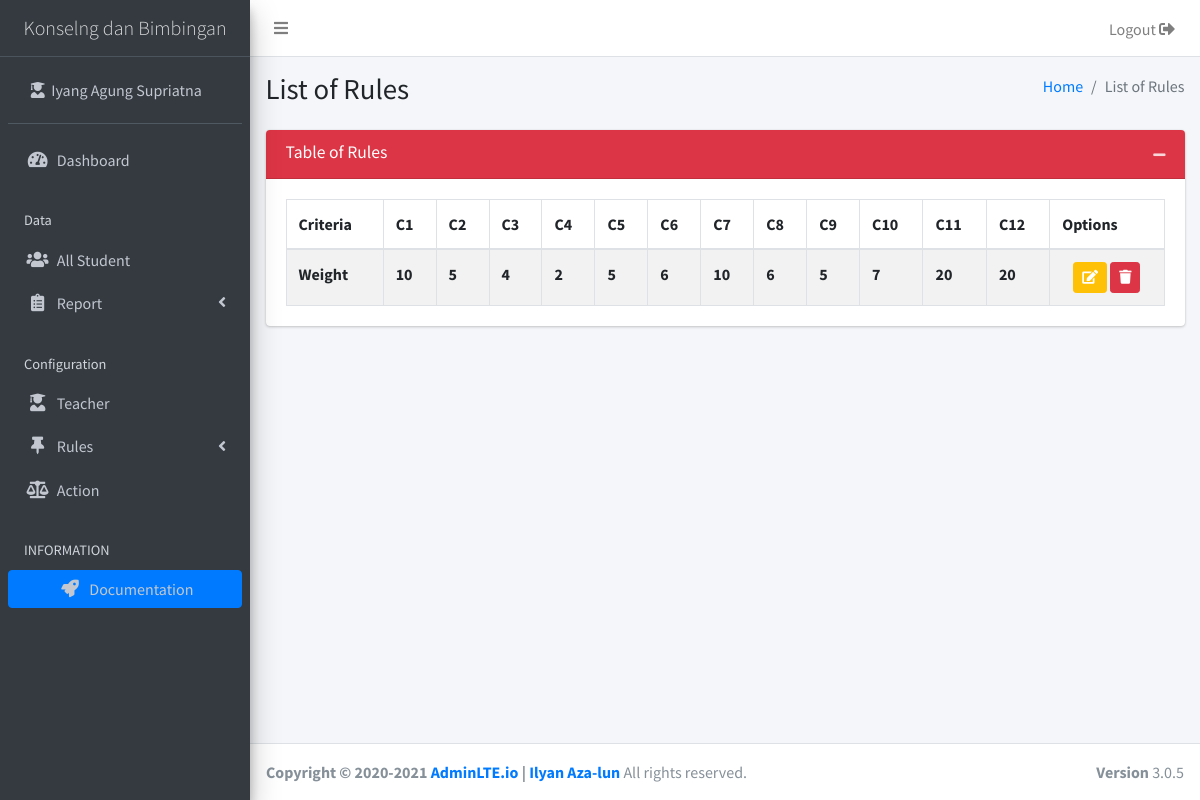
The page /violation (signed in) on the database its author committed.
### tables this page shows
CREATE TABLE `tbl_configuration` (
  `variable` varchar(255) NOT NULL,
  `value` text NOT NULL
);

CREATE TABLE `tbl_criteria` (
  `id` varchar(255) NOT NULL,
  `name` varchar(255) NOT NULL,
  `type` varchar(255) NOT NULL,
  `weight` float NOT NULL
);

### _app/controllers/Violation.php (called while the page is built, shortened)
<?php
class Violation extends Controller
{
	function __construct()
	{
		$this->request = $this->model('M_home');
		foreach ($this->request->load_configuration() as $key) {
			if("title"==$key['variable']){
				$this->title = $key['value'];
			};
		}
	}
	public function index()
	{
		$data['violation'] = $this->model('M_criteria')->select_criteria('violation');
		$this->view('components/_header');
		$this->view('components/sidebar');
		$this->view('components/content-header');
		$this->view('criteria/violation/index', $data);
		$this->view('components/content-footer');
		$this->view('components/_footer');
	}
}

### _app/core/App.php (called while the page is built, shortened)
<?php
class App
{
	protected $method = 'index';
	protected $params = [];
	function __construct(){
		$this->controller = new $this->controller;
		call_user_func_array([$this->controller, $this->method], $this->params);
	}
}

### index.php (called while the page is built, shortened)
<?php
	require_once '_app/init.php';
	new App;

### _app/init.php (called while the page is built, shortened)
<?php
	spl_autoload_register(function($class){
		$class = explode('\\', $class);
		$class = end($class);
	});

### _app/core/Database.php (called while the page is built, shortened)
<?php
class Database{
	private $host = DB_HOST;
	private $user = DB_USER;
	private $pass = DB_PASS;
	private $name = DB_NAME;
	private $dbh;
	private $stmt;
	public function __construct(){
		$dsn     = 'mysql:host='.$this->host.';dbname='.$this->name;
		$options = [
			PDO::ATTR_PERSISTENT =>true,
			PDO::ATTR_ERRMODE => PDO::ERRMODE_EXCEPTION
		];
		try {
			$this->dbh = new PDO($dsn, $this->user, $this->pass, $options);
		} catch (PDOException $e) {
			die($e->getMessage());
		}
	}
	public function query($query){
		$this->stmt = $this->dbh->prepare($query);
	}
	public function bind($param, $value, $type = null){
		if (is_null($type)) {
			switch (true) {
				default:
					$type = PDO::PARAM_STR;
					break;
			}
		}
		$this->stmt->bindValue($param, $value, $type);
	}
	public function execute(){
		$this->stmt->execute();
	}
	public function resultSet(){
		return $this->stmt->fetchAll(PDO::FETCH_ASSOC);
	}
}

### _app/models/M_home.php (called while the page is built, shortened)
<?php
class M_home{
	private $db;
	function __construct(){
		$this->db = new Database;
	}
	public function load_configuration(){
		$this->db->query('SELECT * FROM tbl_configuration');
		$this->db->execute();
		return $this->db->resultSet();
	}
}

### _app/models/M_criteria.php (called while the page is built, shortened)
<?php
class M_criteria
{
	private $db;
	function __construct(){
		$this->db = new Database;
	}
	public function select_criteria($type)
	{
		$this->db->query("
		SELECT `id`, `name`, `weight` FROM `tbl_criteria` WHERE `type` = :type ;");
		$this->db->bind('type', $type);
		$this->db->execute();
		return $this->db->resultSet();
	}
}

### _app/views/criteria/violation/index.php (the view, shortened to what this page needs)
<section class="content">
  <div class="container-fluid">
    <div class="row">
      <div class="col-12">
        <div class="card <?=(empty($data['violation'])?'collapse':'')?>">
          <div class="card-header bg-danger">
            <h3 class="card-title">Table of Rules</h3>
            <div class="card-tools">
              <button type="button" class="btn btn-tool" data-card-widget="collapse"><i class="fas fa-minus"></i></button>
            </div>
          </div>
          <div class="card-body">
            <table id="tbl_criteria" class="table table-bordered table-striped">
              <thead>
                <tr>
                  <th>Criteria</th>
                  <?php foreach ($data['violation'] as $key => $value): ?>
                  <th title="<?=$value['name']?>">C<?=$key+1?></th>
                  <?php endforeach ?>
                  <th>Options</th>
                </tr>
              </thead>
              <tbody>
                <tr>
                  <th>Weight</th>
                  <?php foreach ($data['violation'] as $key => $value): ?>
                  <th><?=$value['weight']?></th>
                  <?php endforeach ?>
                  <td class="text-center">
                    <button type="button" class="btn btn-sm btn-warning" id="update" data-toggle="collapse" data-target="#field_rules" aria-expanded="false" aria-controls="field_rules"><i class="fa fa-edit fa-inverse"></i></button>
                    <button type="button" class="btn btn-sm btn-danger" data-toggle="modal" data-target="#modal-conformation-delete"><i class="fa fa-trash fa-inverse"></i></button>
                  </td>
                </tr>
              </tbody>
            </table>
          </div>
        </div>
      </div>
    </div>
  </div>
</section>

### _app/views/components/_header.php (shortened to what this page needs)
<!DOCTYPE html>
<html>
<head>
  <link rel="stylesheet" href="<?=BASEURL?>/_assets/plugins/fontawesome-free/css/all.min.css">
  <link rel="stylesheet" href="https://code.ionicframework.com/ionicons/2.0.1/css/ionicons.min.css">
  <link rel="stylesheet" href="<?=BASEURL?>/_assets/plugins/pace-progress/themes/black/pace-theme-flat-top.css">
  <link rel="stylesheet" href="<?=BASEURL?>/_assets/plugins/sweetalert2-theme-bootstrap-4/bootstrap-4.min.css">

### _app/core/Controller.php (shortened to what this page needs)
<?php
class Controller
{
	public function View($view, $data = []){
		require_once '_app/views/'.$view.'.php';
	}
	public function Model($model){
		return new $model;
	}
	public function Style($css){
		echo quoted_printable_decode('=0A  <link href="'.BASEURL.'/_assets/'.$css.'.css" rel="stylesheet">=0A');
	}
}

### _app/views/components/sidebar.php (shortened to what this page needs)
  <link rel="stylesheet" href="<?=BASEURL?>/_assets/dist/css/adminlte.min.css">
</head>
<body class="hold-transition sidebar-mini layout-fixed pace-primary">
  <div class="wrapper">
    <nav class="main-header navbar navbar-expand navbar-white navbar-light">
      <ul class="navbar-nav">
        <li class="nav-item">
          <a class="nav-link" data-widget="pushmenu" href="#" role="button"><i class="fas fa-bars"></i></a>
        </li>
      </ul>
      <ul class="navbar-nav ml-auto">
        <li class="nav-item d-none d-sm-inline-block">
          <a data-toggle="modal" data-target="#logoutModal" class="btn nav-link">Logout <i class="fas fa-sign-out-alt"></i></a>
        </li>
      </ul>
    </nav>
    <aside class="main-sidebar sidebar-dark-primary elevation-4">
      <a href="<?=BASEURL?>/" class="brand-link text-center">
        <span class="brand-text font-weight-light"><?=$this->title?></span>
      </a>
      <div class="sidebar">
        <div class="user-panel mt-3 pb-3 mb-3 d-flex">
          <div class="image">
          </div>
          <div class="info">
            <a href="<?=BASEURL?>" class="d-block"><i class="fa fa-user-graduate"></i>&nbsp;&nbsp;<?=explode(',', $_SESSION['user']['homeroom_teacher'])[0]?></a>
          </div>
        </div>
        <nav class="mt-2">
          <ul class="nav nav-pills nav-sidebar flex-column" data-widget="treeview" role="menu" data-accordion="false">
           <li class="nav-item has-treeview">
            <a href="<?=BASEURL?>" class="nav-link">
              <i class="nav-icon fas fa-tachometer-alt"></i>
              <p>
                Dashboard
              </p>
            </a>
          </li>
          <li class="nav-header">Data</li>
          <?php if ($_SESSION['user']['class'] == "staff" ): ?>
            <li class="nav-item">
              <a href="<?=BASEURL?>/students/<?=base64_encode('all')?>" class="nav-link">
                <i class="nav-icon fas fa-users"></i>
                All Student
              </a>
            </li>
            <?php endif ?>
            <li class="nav-item has-treeview">
              <a href="#" class="nav-link">
                <i class="nav-icon fa fa-clipboard-list"></i>
                <p>
                  Report
                  <i class="fas fa-angle-left right"></i>
                </p>
              </a>
            </li>
            <?php if ($_SESSION['user']['class'] == "staff" ): ?>
              <li class="nav-header">Configuration</li>
              <li class="nav-item">
                <a href="<?=BASEURL?>/teacher" class="nav-link">
                 <i class="fa fa-user-graduate nav-icon"></i>
                 <p>Teacher</p>
               </a>
             </li>
             <li class="nav-item has-treeview">
              <a href="#" class="nav-link">
                <i class="nav-icon fas fa-thumbtack"></i>
                <p>
                  Rules
                  <i class="fas fa-angle-left right"></i>
                </p>
              </a>
            </li>
            <li class="nav-item">
                <a href="<?=BASEURL?>/action" class="nav-link">
                 <i class="fa fa-balance-scale nav-icon"></i>
                 <p>Action</p>
               </a>
            </li>
          <?php endif ?>
          <li class="nav-header">INFORMATION</li>
          <li class="nav-item text-center">
            <a href="#" class="btn btn-primary btn-block">
              <i class="fa fa-rocket nav-icon"></i>
              Documentation
            </a>
          </li>
        </ul>
      </nav>
    </div>
  </aside>

### _app/views/components/content-header.php (shortened to what this page needs)
<div class="content-wrapper">
  <section class="content-header">
    <div class="container-fluid">
      <div class="row mb-2">
        <div class="col-sm-6">
          <h1><?=$this->page['title']?></h1>
        </div>
        <div class="col-sm-6">
          <ol class="breadcrumb float-sm-right">
            <li class="breadcrumb-item"><a href="<?=BASEURL?>">Home</a></li>
            <?if($_SERVER['REQUEST_URI'] != "/hide-me/" ){?>
            <li class="breadcrumb-item active"><?=$this->page['title']?></li>
            <?}?>
          </ol>
        </div>
      </div>
    </div>
  </section>

### _app/views/components/content-footer.php (shortened to what this page needs)
  </div>
  <footer class="main-footer">
    <div class="float-right d-none d-sm-block">
      <b>Version</b> 3.0.5
    </div>
    <strong>Copyright &copy; 2020-2021 <a href="http://adminlte.io">AdminLTE.io</a> | <a href="https://github.com/ilyanazalun">Ilyan Aza-lun</a></strong> All rights
    reserved.
  </footer>
</div>

### _app/views/components/_footer.php (shortened to what this page needs)
</body>
</html>

### rows shown on the page
tbl_configuration: value "Konselng dan Bimbingan"
tbl_criteria: weight "10"
tbl_criteria: weight "5"
tbl_criteria: weight "4"
tbl_criteria: weight "2"
tbl_criteria: weight "5"
tbl_criteria: weight "6"
tbl_criteria: weight "10"
tbl_criteria: weight "6"
tbl_criteria: weight "5"
tbl_criteria: weight "7"
tbl_criteria: weight "20"
tbl_criteria: weight "20"

### other values the page prints
explode(',', $_SESSION['user']['homeroom_teacher'])[0] "Iyang Agung Supriatna"
$this->page['title'] "List of Rules"
